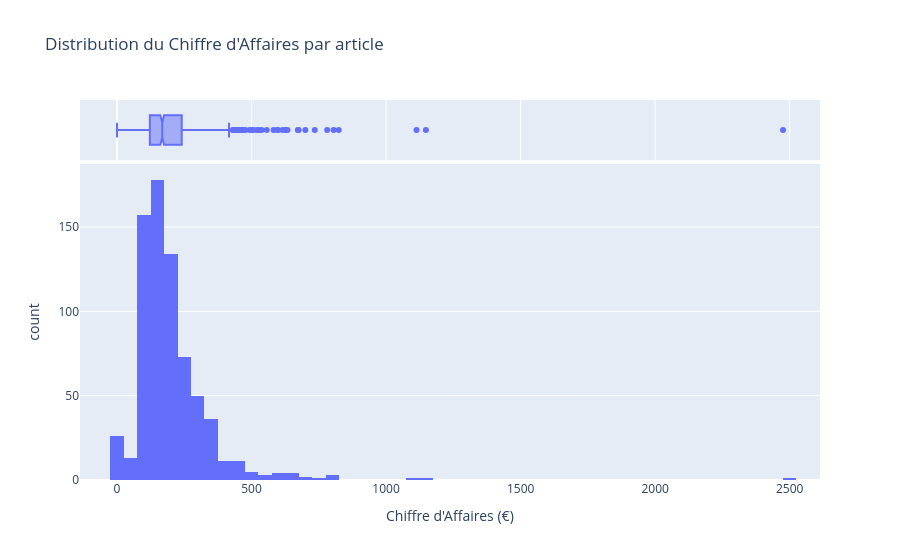

Notebook cell for this chart:
### Code cell
# Visualisation de la distribution du CA par article
fig = px.histogram(df_final, x="ca_par_article", 
                   title="Distribution du Chiffre d'Affaires par article",
                   labels={'ca_par_article': 'Chiffre d\'Affaires (€)'},
                   nbins=50,
                   marginal="box") # Ajoute une boîte à moustache au-dessus
fig.show()

### Figure 1 — Plotly figure (JSON) as saved in the notebook; plotly's stock layout.template omitted (floating-point values rounded to 4 significant figures; data arrays with more than 128 entries replaced by an {"elided": "..."} marker saying what was removed)
{"data": [{"bingroup": "x", "hovertemplate": "Chiffre d'Affaires (€)=%{x}<br>count=%{y}<extra></extra>", "legendgroup": "", "marker": {"color": "#636efa", "pattern": {"shape": ""}}, "name": "", "nbinsx": 50, "orientation": "v", "showlegend": false, "type": "histogram", "x": {"elided": "714 float values"}, "xaxis": "x", "yaxis": "y"}, {"hovertemplate": "Chiffre d'Affaires (€)=%{x}<extra></extra>", "legendgroup": "", "marker": {"color": "#636efa"}, "name": "", "notched": true, "showlegend": false, "type": "box", "x": {"elided": "714 float values"}, "xaxis": "x2", "yaxis": "y2"}], "layout": {"barmode": "relative", "legend": {"tracegroupgap": 0}, "title": {"text": "Distribution du Chiffre d'Affaires par article"}, "xaxis": {"anchor": "y", "domain": [0, 1], "title": {"text": "Chiffre d'Affaires (€)"}}, "xaxis2": {"anchor": "y2", "domain": [0, 1], "matches": "x", "showgrid": true, "showticklabels": false}, "yaxis": {"anchor": "x", "domain": [0, 0.8316], "title": {"text": "count"}}, "yaxis2": {"anchor": "x2", "domain": [0.8416, 1], "matches": "y2", "showgrid": false, "showline": false, "showticklabels": false, "ticks": ""}}}
